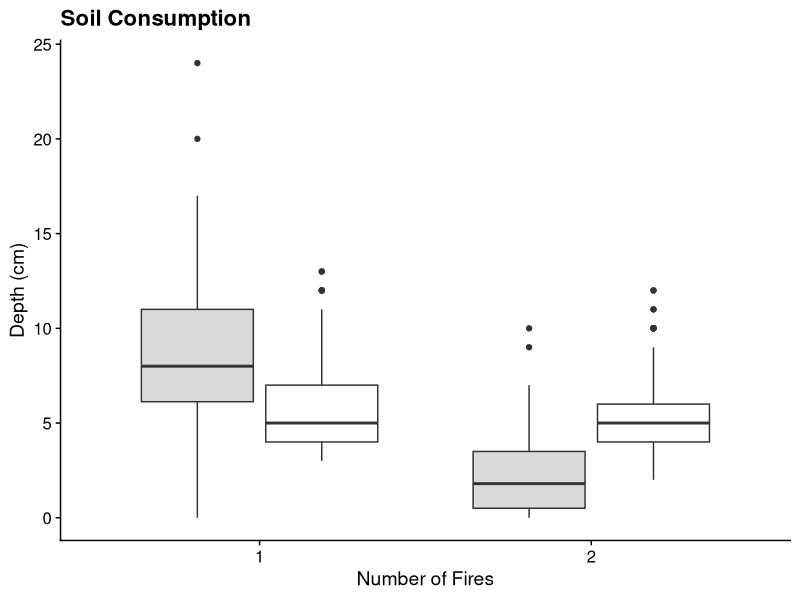

Source code (R): (Note: this script raises an error after producing the figure.)
## ---- chunk 1
  library(here)
  library(ggplot2)
  library(cowplot) ; theme_set(theme_cowplot())
  library(dplyr)
## ---- chunk 2
adven_root <- read.csv(here("data/adventaguous_roots.csv"))

adven_root_plot <- ggplot(adven_root, 
                          aes(x = factor(TREAT),
                              y = DEPTH, 
                              fill = SITE)) + 
  geom_boxplot() + 
  labs(x = "Number of Fires", y = "Depth (cm)",
       title = "Soil Consumption") + 
  scale_fill_manual(values = c("#d9d9d9", "#ffffff"), 
                    name = "Site Type", 
                    labels = c("Upland", "Lowland")) + 
  theme(plot.title = element_text(hjust = 0),
        legend.position = "none") + xlim("1", "2")

adven_root_plot
# save_plot("adven_root.png", adven_root_plot, base_aspect_ratio = 1.5)
## ---- chunk 3
org_depth <- read.csv(here("data/org_depth.csv"))

 org_depth_plot <- ggplot(org_depth, aes(x = factor(TREAT),
                                         y = ORG_DEPTH, 
                                         fill = SITE)) + 
    geom_boxplot()   + 
    scale_fill_manual(name = "Site Type",
                      values = c("#d9d9d9", "#ffffff"), 
                      labels = c("Upland", "Lowland")) + 
    labs(title = "Organic Layer Depth", 
         x = "Number of Fires", y = "Organic layer depth (cm)") + 
    theme(plot.title = element_text(hjust = 0), 
          legend.position =  "none") 
 
org_depth_plot
  
# save_plot("org_depth.png", org_depth_plot, base_aspect_ratio = 1.5)
## ---- chunk 4
exposed_min <- read.csv(here("data/exposed_min.csv"))

expose_min_plot <- ggplot(exposed_min, 
                          aes(x = factor(TREATMENT),
                              y = MINERAL,
                              fill = SITE)) + 
    geom_boxplot() + 
    scale_fill_manual(name = "Site Type",
                      values = c("#d9d9d9", "#ffffff"), 
                      labels = c("Upland", "Lowland")) + 
    labs(title = "Exposed Mineral Soil", 
         x = "Number of Fires", y = "% of Mineral Soil Exposed") + 
    theme(plot.title = element_text(hjust = 0))

expose_min_plot
## ---- chunk 5
substrate <- plot_grid(org_depth_plot, expose_min_plot,
          nrow = 1, ncol = 2,
          rel_widths = c(0.9,1.3), rel_heights = c(1, 1.5),
          labels = c("A.", "B."))

save_plot("substrate.png", substrate, nrow = 1, ncol = 2,
          base_aspect_ratio = 1.5)
## ---- chunk 6
upland <- adven_root[adven_root$SITE == "DALTON",]

summary(upland$DEPTH[upland$TREAT == 1])

summary(upland$DEPTH[upland$TREAT == 2])
24/10
## ---- chunk 7
lowland <- adven_root[adven_root$SITE == "STEESE",]

summary(lowland$DEPTH[lowland$TREAT == 1])
low1 <- lowland$DEPTH[lowland$TREAT == 1]
low2 <- lowland$DEPTH[lowland$TREAT == 2]
t.test(low1,low2)
## ---- chunk 8
org_treat <- org_depth %>%
  group_by(SITE, TREAT) %>%
  summarise(AV_DEPTH = mean(ORG_DEPTH))

org_treat$AV_DEPTH <- round(org_treat$AV_DEPTH, digits = 2)
